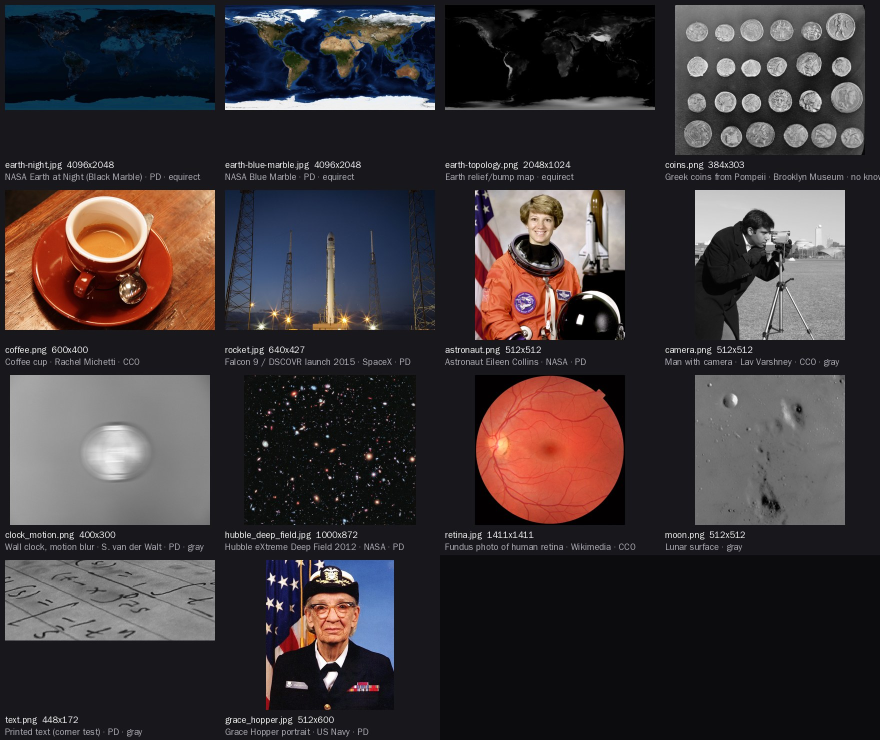
#> input picture video/assets/lib/_contact.jpg, 1760 x 1480 px (shown at 1/2 size); its folder holds only this picture in this run
$ python post.py ../../../../assets/lib/_contact.jpg
#> lines starting #> are read from the running program, lines starting #| are printed output that depends on the picture
### video/f2/concepts/doc_lookdev/src/treat.py
# Look-dev treatment recipes (prototype of the grade described in the concept doc).
import numpy as np
from PIL import Image, ImageFilter
from scipy import ndimage as ndi
LIB='/home/user/ccvedio/video/assets/lib/'
rng=np.random.default_rng(7)

def srgb2lin(a): return np.where(a<=0.04045,a/12.92,((a+0.055)/1.055)**2.4)
def lin2srgb(a): a=np.clip(a,0,1); return np.where(a<=0.0031308,a*12.92,1.055*a**(1/2.4)-0.055)

# [17 lines left out: functions resize, curve, color_grade, not called in this run]

TONE=np.array([[0.047,0.043,0.039],[0.55,0.52,0.47],[0.93,0.90,0.84]])  # warm B/W ramp: shadow / mid / high
# [9 lines left out: functions mono_tone, halation, not called in this run]

def grain(a,amt=0.040,size=1.35):
    h,w=a.shape[:2]
    n=rng.normal(0,1,(int(h/size)+2,int(w/size)+2)).astype(np.float32)
    n=np.asarray(Image.fromarray(n).resize((w,h),Image.BICUBIC))
    L=a.mean(-1)
    resp=(0.30+0.70*4*L*(1-L))[...,None]
    return np.clip(a+n[...,None]*amt*resp,0,1)

def vignette(a,amt=0.16):
    h,w=a.shape[:2]; y,x=np.mgrid[0:h,0:w]
    r=np.sqrt(((x-w/2)/(w/2))**2+((y-h/2)/(h/2))**2)/1.414
    return a*(1-amt*np.clip(r,0,1)[...,None]**2.2)

# [9 lines left out: function plate, not called in this run]

### video/f2/concepts/doc_lookdev/src/post.py
# Final film post for look-dev: print bloom on everything, luminance grain, vignette. (Prototype of the GLSL post pass.)
import sys, numpy as np
from PIL import Image
from scipy import ndimage as ndi
sys.path.insert(0,'.')
from treat import grain, vignette
for name in sys.argv[1:]:
    a=np.asarray(Image.open(name).convert('RGB')).astype(np.float32)/255
    paper = a.mean() > 0.5
#> paper = False
    bloom=np.stack([ndi.gaussian_filter(a[...,c],0.6) for c in range(3)],-1)
    a=np.clip(a*0.8+bloom*0.2+0.0,0,1)                       # 0.6px print bloom (kills the razor-digital edge)
    a=vignette(a,0.05 if paper else 0.14)
    a=grain(a,0.022 if paper else 0.034,1.35)
#> in grain, `L=a.mean(-1)`:
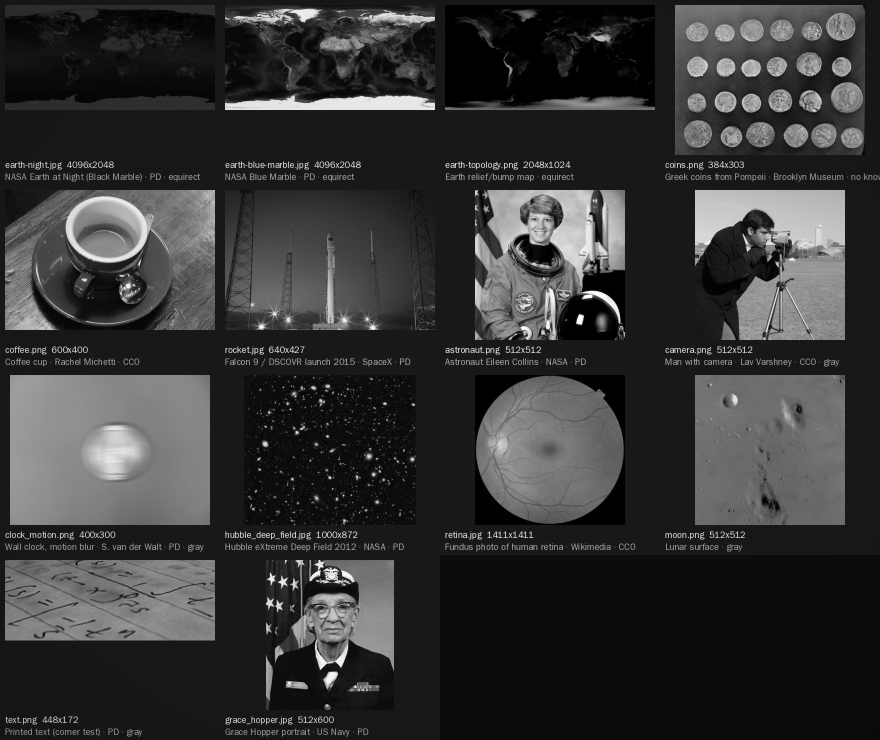
#> L: shape (1480, 1760) float64 (shown at 1/2 size); min 0, max 0.997, mean 0.211
#> in grain, `resp=(0.30+0.70*4*L*(1-L))[...,None]`:
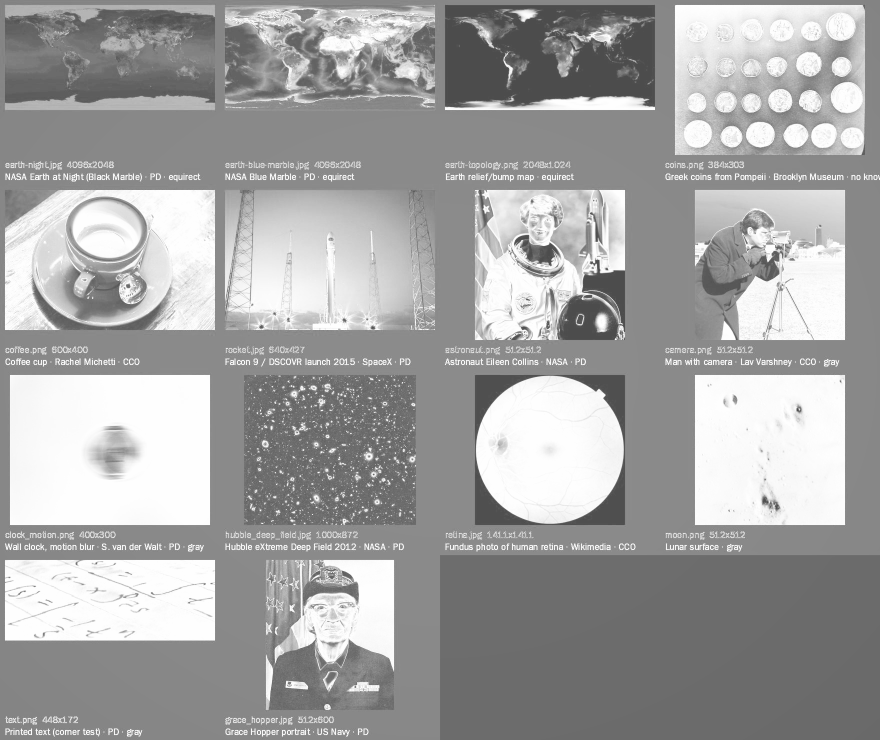
#> resp: shape (1480, 1760, 1) float64 (shown at 1/2 size); min 0.3, max 1, mean 0.641
    Image.fromarray((a*255).astype(np.uint8)).save(name.replace('.png','_post.png'))
    print('post',name)
